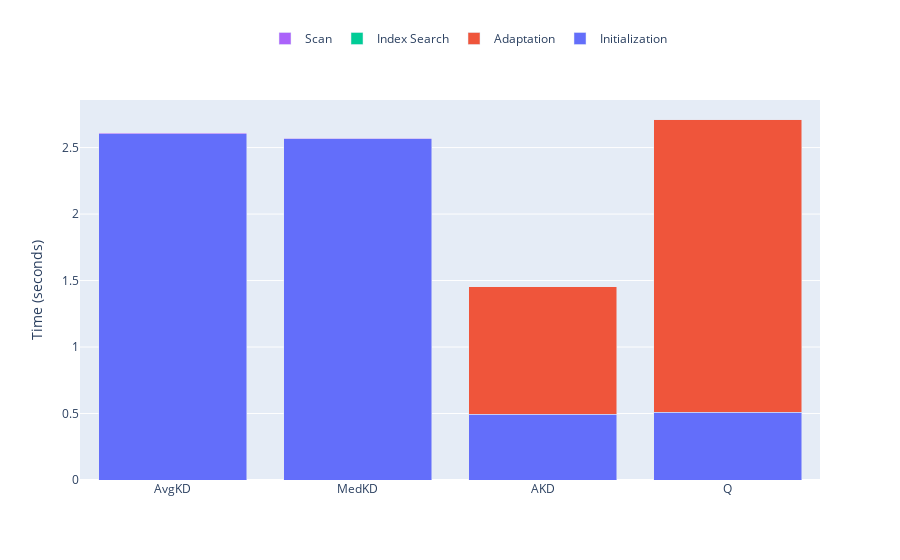

Source (notebook cell):
### Markdown cell above
From Table \ref{fig:exp-first-query}. Full indexes have slower first query response time, as they have to index the entire dataset. With the Median KDTree being the slowest between the two, because finding medians is more costly than finding averages. Adaptive indexes are faster than Full Indexes, because they only index the relevant parts of the data to answer the query. Quasii takes longer than the Adaptive KDTree because it creates much more nodes on the first query. For example, on the uniform workload Quasii creates 6298 nodes, while the Adaptive KDTree creates only 155. Finally, the Progressive indexes have similar time to a full scan. As they are limited by amount of data reorganized or time spent.

For the Genomics Mixed benchmark, the number of attributes is too high (19 attributes) for the number of tuples (10 million). If we analyze the number of nodes created on the first query, the Average KDTree and the Median KDTree create 27 and 19 nodes, respectively. While Quasii creates 1390. Which explains why Quasii has a higher first query cost. The other point is that the Average KDTree has a higher first query cost compared to the Median KDTree. This can be explained by the number of nodes created, the Median KDTree creates exactly 19 nodes, one for each attribute. While the Average KDTree creates 27 nodes, which means some of the nodes created bring no benefit to the index.

Figure \ref{fig:first-query-break-down} presents a time breakdown for the first query of Genomics Mixed. All indexes spend around 0.5 seconds copying the table to the secondary structure, then Quasii spends around 2.2 seconds adapting for the first query. While both full indexes take only 2 seconds to build.

### Code cell
a = break_down('Genomics Mixed',[
    'AverageKDTree',
    'MedianKDTree',
    'CrackingKDTree',
    'Quasii',
], 1)
save_figure(a, 'first_query_genomics_break_down.pdf')
a

### Figure 1 — Plotly figure (JSON) as saved in the notebook; plotly's stock layout.template omitted (floating-point values rounded to 4 significant figures)
{"data": [{"name": "Initialization", "type": "bar", "x": ["AvgKD", "MedKD", "AKD", "Q"], "y": [2.605, 2.568, 0.4936, 0.5113]}, {"name": "Adaptation", "type": "bar", "x": ["AvgKD", "MedKD", "AKD", "Q"], "y": [0, 0, 0.9602, 2.203]}, {"name": "Index Search", "type": "bar", "x": ["AvgKD", "MedKD", "AKD", "Q"], "y": [8e-06, 9e-06, 3.4e-05, 4.8e-05]}, {"name": "Scan", "type": "bar", "x": ["AvgKD", "MedKD", "AKD", "Q"], "y": [0.00594, 0.00334, 0.000285, 6.1e-05]}], "layout": {"barmode": "stack", "legend": {"orientation": "h", "x": 0.25, "y": 1.2}, "yaxis": {"title": {"text": "Time (seconds)"}}}}
